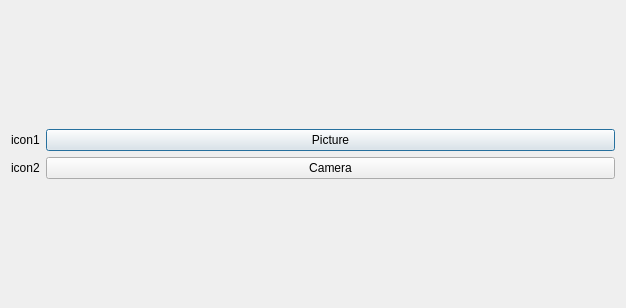
<?xml version="1.0" encoding="UTF-8"?>
<ui version="4.0">
 <class>Dialog</class>
 <widget class="QDialog" name="Dialog">
  <property name="geometry">
   <rect>
    <x>0</x>
    <y>0</y>
    <width>626</width>
    <height>308</height>
   </rect>
  </property>
  <property name="windowTitle">
   <string>Start</string>
  </property>
  <property name="sizeGripEnabled">
   <bool>false</bool>
  </property>
  <layout class="QFormLayout" name="formLayout">
   <property name="labelAlignment">
    <set>Qt::AlignCenter</set>
   </property>
   <property name="formAlignment">
    <set>Qt::AlignCenter</set>
   </property>
   <item row="0" column="0">
    <widget class="QLabel" name="icon_pic">
     <property name="text">
      <string>icon1</string>
     </property>
    </widget>
   </item>
   <item row="0" column="1">
    <widget class="QPushButton" name="btn_pic">
     <property name="text">
      <string>Picture</string>
     </property>
    </widget>
   </item>
   <item row="1" column="0">
    <widget class="QLabel" name="icon_cam">
     <property name="text">
      <string>icon2</string>
     </property>
    </widget>
   </item>
   <item row="1" column="1">
    <widget class="QPushButton" name="btn_cam">
     <property name="text">
      <string>Camera</string>
     </property>
    </widget>
   </item>
  </layout>
 </widget>
 <resources/>
 <connections/>
</ui>
